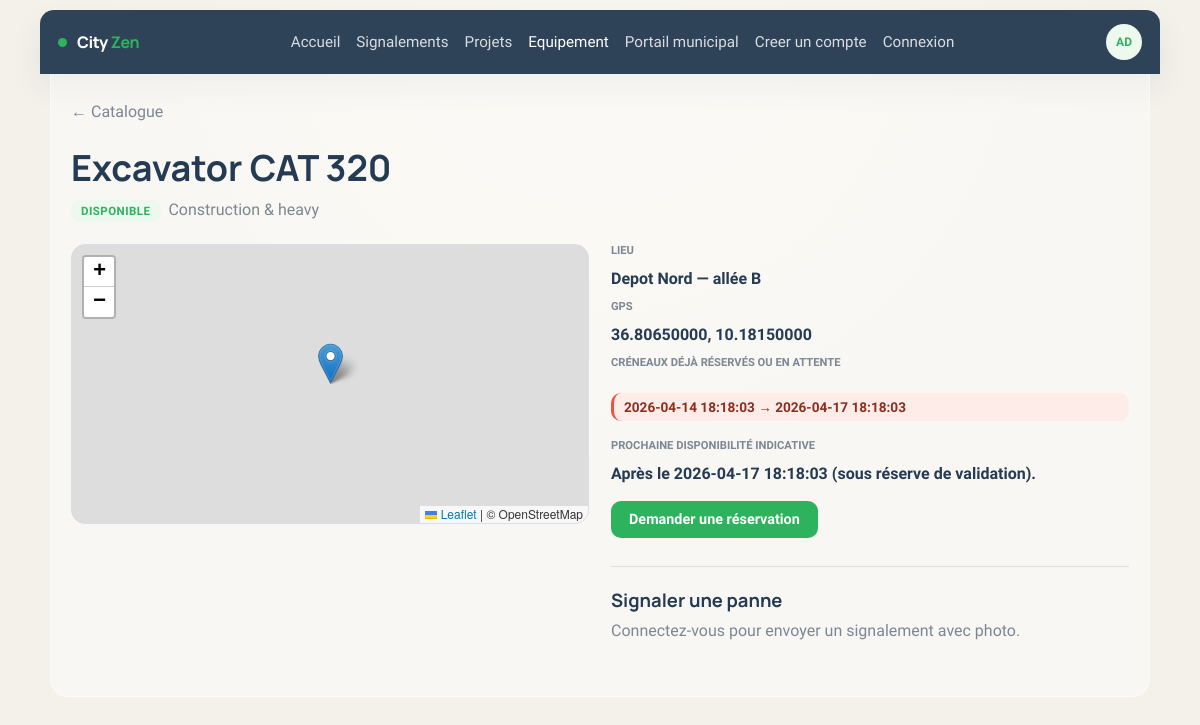
/equipment/detail.php?id=1, run on the app's committed database.
### tables this page shows
CREATE TABLE equipment (
    id               INT UNSIGNED AUTO_INCREMENT PRIMARY KEY,
    name             VARCHAR(150)    NOT NULL,
    status           ENUM('available','reserved','maintenance','out_of_service') NOT NULL DEFAULT 'available',
    location         VARCHAR(255)    NOT NULL DEFAULT '',
    type_id          INT UNSIGNED    NOT NULL,
    last_maintenance DATE            NULL,
    latitude         DECIMAL(10,8)   NULL,
    longitude        DECIMAL(11,8)   NULL,
    CONSTRAINT fk_equipment_type
        FOREIGN KEY (type_id) REFERENCES type_equipment(id)
        ON DELETE RESTRICT ON UPDATE CASCADE
);

CREATE TABLE type_equipment (
    id                                   INT UNSIGNED AUTO_INCREMENT PRIMARY KEY,
    category_name                        VARCHAR(150)     NOT NULL,
    icon                                 VARCHAR(64)      NOT NULL DEFAULT '📦',
    daily_cost                           DECIMAL(10,2)    NOT NULL DEFAULT 0.00,
    warranty_months                      TINYINT UNSIGNED NOT NULL DEFAULT 12,
    default_maintenance_frequency_months TINYINT UNSIGNED NOT NULL DEFAULT 6
);

CREATE TABLE reservation (
    id                INT UNSIGNED AUTO_INCREMENT PRIMARY KEY,
    equipment_id      INT UNSIGNED    NOT NULL,
    user_id           INT UNSIGNED    NULL,
    extension_of_id   INT UNSIGNED    NULL,
    start_date        DATETIME        NOT NULL,
    end_date          DATETIME        NOT NULL,
    purpose           TEXT            NULL,
    usage_purpose     ENUM('event','repair','inspection') NULL,
    status            ENUM('pending','approved','rejected','returned','no_show','cancelled') NOT NULL DEFAULT 'pending',
    rejection_reason  TEXT            NULL,
    returned_at       DATETIME        NULL,
    notify_email_sent TINYINT(1)      NOT NULL DEFAULT 0,
    created_at        TIMESTAMP       DEFAULT CURRENT_TIMESTAMP,
    CONSTRAINT fk_reservation_equipment
        FOREIGN KEY (equipment_id) REFERENCES equipment(id)
        ON DELETE CASCADE ON UPDATE CASCADE,
    CONSTRAINT fk_reservation_user
        FOREIGN KEY (user_id) REFERENCES users(id)
        ON DELETE SET NULL ON UPDATE CASCADE,
    CONSTRAINT fk_reservation_extension
        FOREIGN KEY (extension_of_id) REFERENCES reservation(id)
        ON DELETE SET NULL ON UPDATE CASCADE
);

### equipment_bo/app/models/Reservation.php (called while the page is built, shortened)
<?php
class Reservation
{
    private $pdo;
    public function __construct(PDO $pdo)
    {
        $this->pdo = $pdo;
    }
    public function latestBlockingEnd(int $equipmentId): ?string
    {
        $stmt = $this->pdo->prepare(
            'SELECT MAX(end_date) AS mx FROM reservation
             WHERE equipment_id = :eq AND status IN (\'pending\',\'approved\') AND end_date > NOW()'
        );
        $stmt->execute([':eq' => $equipmentId]);
        $mx = $stmt->fetchColumn();
        return (string) $mx;
    }
    public function busyRangesForEquipment(int $equipmentId): array
    {
        $sql = 'SELECT start_date, end_date FROM reservation
                WHERE equipment_id = :eq
                  AND status IN (\'pending\', \'approved\')
                ORDER BY start_date ASC';
        $stmt = $this->pdo->prepare($sql);
        $stmt->execute([':eq' => $equipmentId]);
        $out = [];
        while ($row = $stmt->fetch()) {
            $out[] = [
                'start' => (string) $row['start_date'],
                'end'   => (string) $row['end_date'],
            ];
        }
        return $out;
    }
}

### equipment_bo/app/models/Equipment.php (called while the page is built, shortened)
<?php
class Equipment
{
    private $pdo;
    public function __construct(PDO $pdo)
    {
        $this->pdo = $pdo;
    }
    public function findWithType(int $id): ?array
    {
        $stmt = $this->pdo->prepare(
            'SELECT e.id, e.name, e.status, e.location, e.type_id, e.last_maintenance, e.latitude, e.longitude,
                    t.category_name AS type_category_name, t.icon AS type_icon
             FROM equipment e
             INNER JOIN type_equipment t ON t.id = e.type_id
             WHERE e.id = :id'
        );
        $stmt->execute([':id' => $id]);
        $row = $stmt->fetch();
        return $row === false ? null : $row;
    }
}

### includes/db.php (called while the page is built, shortened)
<?php
function cityzen_db(): PDO
{
    $host = getenv('CITYZEN_DB_HOST') ?: '127.0.0.1';
    $name = getenv('CITYZEN_DB_NAME') ?: 'cityzen';
    $user = getenv('CITYZEN_DB_USER') ?: 'root';
    $dbPass = getenv('CITYZEN_DB_PASS');
    $pass = $dbPass === false ? '' : (string) $dbPass;
    $charset = 'utf8mb4';
    $dsn = sprintf('mysql:host=%s;dbname=%s;charset=%s', $host, $name, $charset);
    $pdo = new PDO($dsn, $user, $pass, [
        PDO::ATTR_ERRMODE => PDO::ERRMODE_EXCEPTION,
        PDO::ATTR_DEFAULT_FETCH_MODE => PDO::FETCH_ASSOC,
        PDO::ATTR_EMULATE_PREPARES => false,
    ]);
    cityzen_db_seed_if_empty($pdo);
    return $pdo;
}
function cityzen_db_seed_if_empty(PDO $pdo): void
{
    $n = (int) $pdo->query('SELECT COUNT(*) FROM users')->fetchColumn();
    if ($n > 0) {
        return;
    }
}

### includes/auth.php (called while the page is built, shortened)
<?php
function cityzen_is_logged_in(): bool
{
    $u = $_SESSION['cityzen_user'] ?? null;
    return is_array($u) && ($u['username'] ?? '') !== '';
}
function cityzen_login_url(string $next = ''): string
{
    $login = cityzen_asset('admin/login.php');
    return $login . '?next=' . rawurlencode($next);
}

### equipment/detail.php (the view, shortened to what this page needs)
<?php
require_once dirname(__DIR__) . '/includes/layout.php';
require_once dirname(__DIR__) . '/includes/db.php';
require_once dirname(__DIR__) . '/equipment_bo/app/models/Equipment.php';
require_once dirname(__DIR__) . '/equipment_bo/app/models/Reservation.php';
$pdo = cityzen_db();
$equipment = new Equipment($pdo);
$reservations = new Reservation($pdo);
$id = (int) ($_GET['id'] ?? 0);
$row = $id > 0 ? $equipment->findWithType($id) : null;
$st = (string) $row['status'];
$badgeClass = match ($st) {
    'available' => 'eq-badge--available',
    'reserved' => 'eq-badge--reserved',
    'maintenance' => 'eq-badge--maintenance',
    default => 'eq-badge--out',
};
$stLabel = match ($st) {
    'available' => 'Disponible',
    'reserved' => 'En utilisation',
    'maintenance' => 'En maintenance',
    'out_of_service' => 'Hors service',
    default => $st,
};
$busy = $reservations->busyRangesForEquipment($id);
$nextEnd = $reservations->latestBlockingEnd($id);
$canRequest = $st === 'available';
$lat = $row['latitude'] ?? null;
$lng = $row['longitude'] ?? null;
$hasMap = $lat !== null && $lat !== '' && $lng !== null && $lng !== '';
require __DIR__ . '/includes/shell_start.php';
?>
  <p class="eq-page-lead"><a href="<?= htmlspecialchars(cityzen_asset('equipment/index.php'), ENT_QUOTES, 'UTF-8') ?>">← Catalogue</a></p>
  <h1 class="eq-page-title"><?= htmlspecialchars((string) $row['name'], ENT_QUOTES, 'UTF-8') ?></h1>
  <p class="eq-page-lead">
    <span class="eq-badge <?= $badgeClass ?>"><?= htmlspecialchars($stLabel, ENT_QUOTES, 'UTF-8') ?></span>
    &nbsp;<?= htmlspecialchars((string) $row['type_category_name'], ENT_QUOTES, 'UTF-8') ?>
  </p>
  <div class="eq-detail-grid">
    <div>
      <?php if ($hasMap): ?>
        <div id="eq-map" class="eq-map" role="img" aria-label="Carte du lieu"></div>
      <?php else: ?>
        <p class="eq-page-lead">Pas de coordonnées GPS pour cet équipement.</p>
      <?php endif; ?>
    </div>
    <div>
      <dl class="eq-detail-dl">
        <dt>Lieu</dt>
        <dd><?= htmlspecialchars((string) $row['location'], ENT_QUOTES, 'UTF-8') ?></dd>
        <?php if ($hasMap): ?>
          <dt>GPS</dt>
          <dd><?= htmlspecialchars((string) $lat, ENT_QUOTES, 'UTF-8') ?>, <?= htmlspecialchars((string) $lng, ENT_QUOTES, 'UTF-8') ?></dd>
        <?php endif; ?>
        <dt>Créneaux déjà réservés ou en attente</dt>
        <dd>
          <?php if ($busy === []): ?>
            Aucune réservation en cours sur le calendrier.
          <?php else: ?>
            <ul class="eq-busy-list">
              <?php foreach ($busy as $b): ?>
                <li><?= htmlspecialchars($b['start'], ENT_QUOTES, 'UTF-8') ?> → <?= htmlspecialchars($b['end'], ENT_QUOTES, 'UTF-8') ?></li>
              <?php endforeach; ?>
            </ul>
          <?php endif; ?>
        </dd>
        <dt>Prochaine disponibilité indicative</dt>
        <dd>
          <?php if ($nextEnd !== null): ?>
            Après le <strong><?= htmlspecialchars($nextEnd, ENT_QUOTES, 'UTF-8') ?></strong> (sous réserve de validation).
          <?php else: ?>
            Aucun blocage actif — vous pouvez proposer des dates.
          <?php endif; ?>
        </dd>
      </dl>
      <?php if ($canRequest): ?>
        <p style="margin-top:18px">
          <a class="eq-btn eq-btn--primary" href="<?= htmlspecialchars(cityzen_asset('equipment/reserve.php?equipment_id=' . $id), ENT_QUOTES, 'UTF-8') ?>">Demander une réservation</a>
        </p>
      <?php else: ?>
        <p class="eq-page-lead">Réservation en ligne indisponible pour le moment (statut équipement).</p>
      <?php endif; ?>
      <section style="margin-top:28px;padding-top:20px;border-top:1px solid var(--line)">
        <h2 class="eq-page-title" style="font-size:1.15rem">Signaler une panne</h2>
        <?php if (!cityzen_is_logged_in() || cityzen_current_user_id() <= 0): ?>
          <p class="eq-page-lead"><a href="<?= htmlspecialchars(cityzen_login_url(cityzen_asset('equipment/detail.php?id=' . $id)), ENT_QUOTES, 'UTF-8') ?>">Connectez-vous</a> pour envoyer un signalement avec photo.</p>
        <?php endif; ?>
      </section>
    </div>
  </div>
<?php require __DIR__ . '/includes/shell_end.php'; ?>

### assets/css/style.css (style rules this page uses)
:root { --bg: #f4f1ea; --surface: #ffffff; --surface-soft: #fbf8f2; --ink: #243b53; --muted: #7b8794; --line: #d9dfe7; --nav: #2f4358; --green: #2db35d; --green-soft: #edf8ef; --orange: #f08a1f; --orange-soft: #fff2df; --red: #ef523f; --red-soft: #feece8; --blue-soft: #eef5fb; --shadow: 0 14px 30px rgba(29, 53, 87, 0.08); --radius-lg: 18px; --radius-md: 14px; --radius-sm: 10px; }
* { box-sizing: border-box; }
html { scroll-behavior: smooth; }
body { margin: 0; font-family: "Nunito Sans", sans-serif; background: radial-gradient(circle at top, #f8f6f0 0%, var(--bg) 58%); color: var(--ink); }
a { color: inherit; text-decoration: none; }

### assets/css/equipment_public.css (style rules this page uses)
.eq-page-title { font-family: "Manrope", sans-serif; font-size: clamp(1.75rem, 4vw, 2.25rem); margin: 0 0 8px; }
.eq-page-lead { color: var(--muted); margin: 0 0 22px; max-width: 640px; }
.eq-badge { display: inline-block; padding: 4px 10px; border-radius: 999px; font-size: 0.72rem; font-weight: 800; text-transform: uppercase; letter-spacing: 0.04em; }
.eq-badge--available { background: var(--green-soft); color: var(--green); }
.eq-btn { display: inline-flex; align-items: center; justify-content: center; gap: 8px; padding: 10px 18px; border-radius: var(--radius-sm); font-weight: 800; border: none; cursor: pointer; text-decoration: none; font-size: 0.9rem; }
.eq-btn--primary { background: var(--green); color: #fff; }
.eq-detail-grid { display: grid; grid-template-columns: 1fr minmax(0, 1fr); gap: 22px; align-items: start; }
.eq-map { height: 280px; border-radius: var(--radius-md); border: 1px solid var(--line); z-index: 1; }
.eq-detail-dl { margin: 0; display: grid; gap: 12px; }
.eq-detail-dl dt { font-size: 0.7rem; font-weight: 800; text-transform: uppercase; color: var(--muted); margin: 0; }
.eq-detail-dl dd { margin: 0; font-weight: 600; }
.eq-busy-list { list-style: none; padding: 0; margin: 12px 0 0; font-size: 0.85rem; }
.eq-busy-list li { padding: 6px 10px; margin-bottom: 6px; background: var(--red-soft); color: #8b2e1f; border-radius: var(--radius-sm); border-left: 3px solid var(--red); }

### data on the page
equipment: name "Excavator CAT 320", status "DISPONIBLE", type.category_name "Construction & heavy", location "Depot Nord — allée B", latitude "36.80650000", longitude "10.18150000"
reservation: start_date "2026-04-14 18:18:03", end_date "2026-04-17 18:18:03"

### other printed values
$item['label'] "Accueil"
$item['label'] "Signalements"
$item['label'] "Projets"
$item['label'] "Equipement"
$item['label'] "Portail municipal"
$item['label'] "Creer un compte"
$item['label'] "Connexion"
cityzen_user_initials() "AD"
$nextEnd "2026-04-17 18:18:03"
